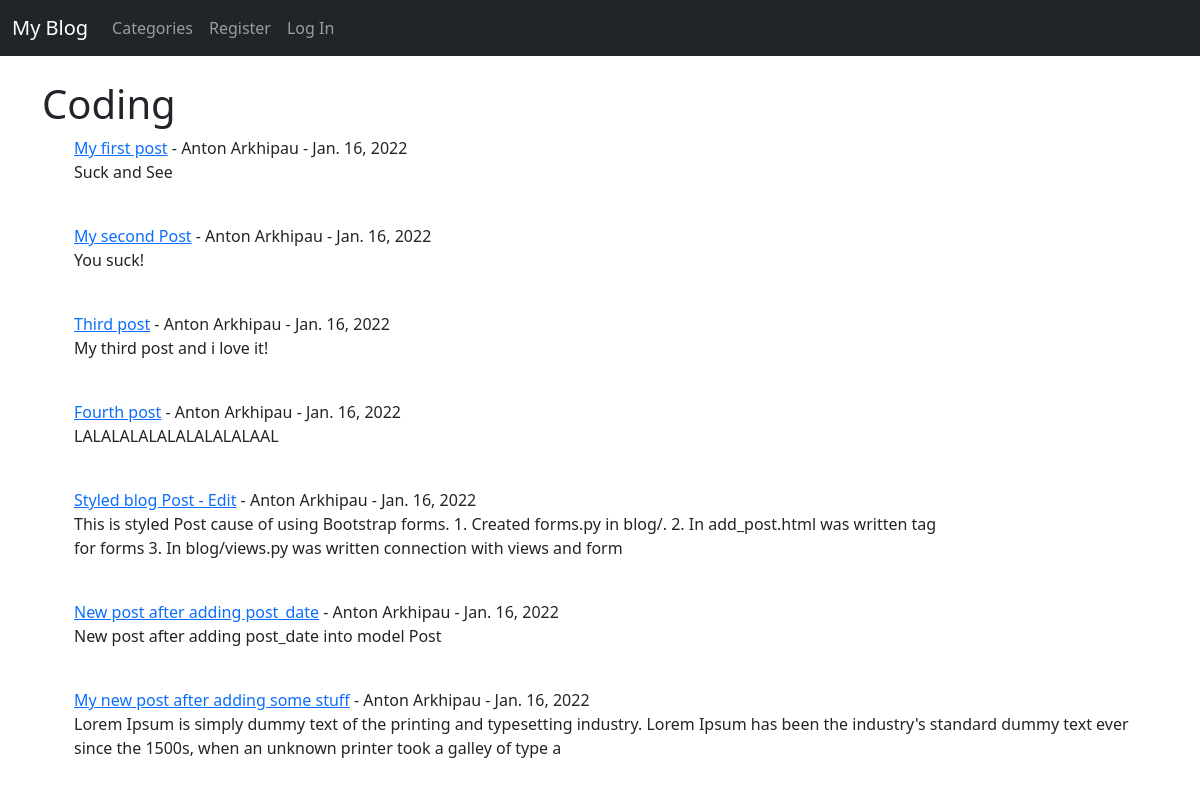
Page /category/coding on the earlier database version.
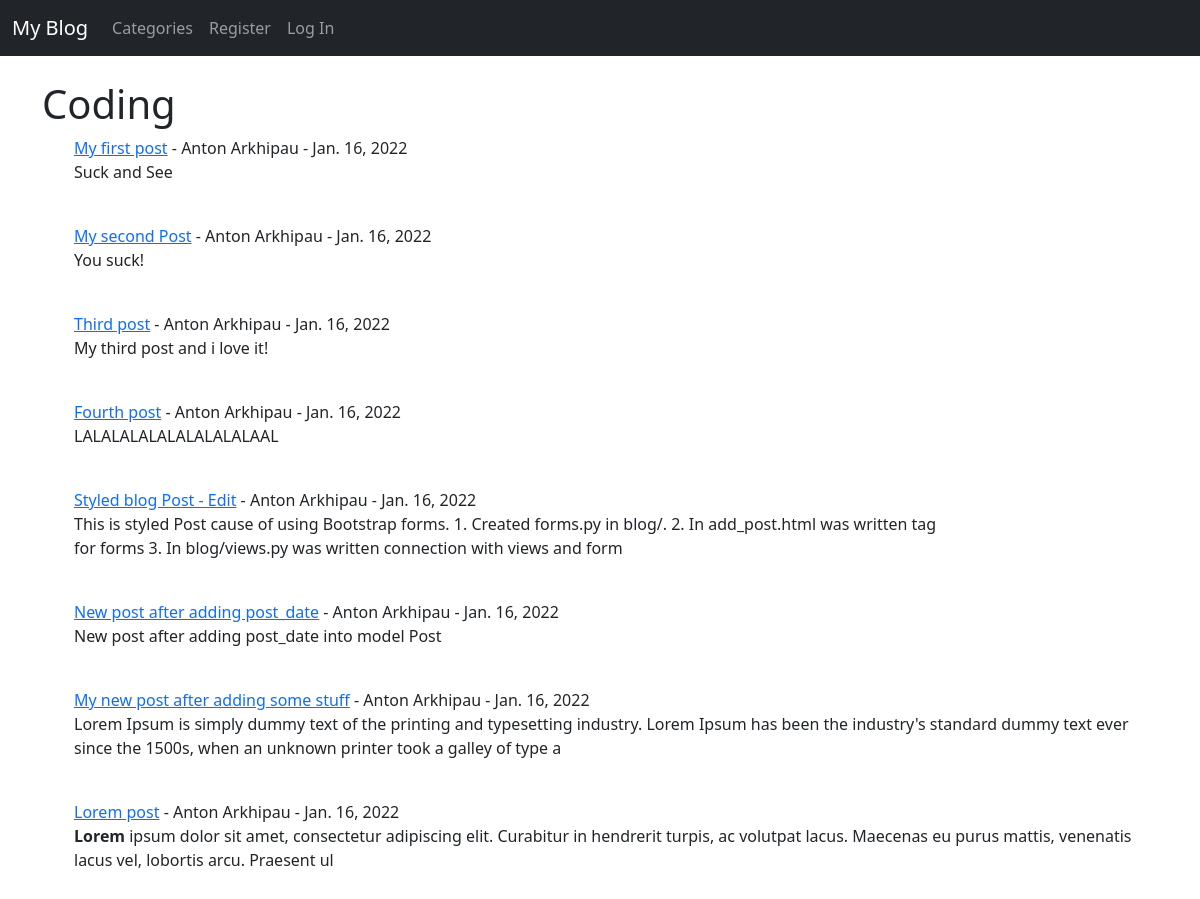
Same page on the later database version.
### blog/models.py (models this page shows, shortened)
class Post(models.Model):
    title = models.CharField(max_length=255) # title Поста, текстовый формат с максимальной длиной 255 символов
    title_tag = models.CharField(max_length=255) # отвечает за название вкладки
    author = models.ForeignKey(User, on_delete=models.CASCADE) # внешний ключ для таблицы User, с каскадным удалением
    body = models.TextField()
    post_date = models.DateField(auto_now_add=True)
    category = models.CharField(max_length=255, default="coding") # поле категории для поста с стандарным значением

### blog/views.py (the view)
# urls.py: path('category/<str:categories>', CategoryView, name='category'),
def CategoryView(request, categories):
    category_posts = Post.objects.filter(category=categories)  # в фильтре category- это поле в таблице Post,
    return render(request, 'categories.html', {'categories': categories.title(), 'category_posts': category_posts})

### blog/templates/categories.html (shortened to what this page needs)
{% extends 'base.html' %}
{% block content %}
    <h1>{{categories}}</h1>
{% if category_posts %}
    {% for post in category_posts %}
            <ul><a href='{% url "article_detail" post.pk %}'>{{ post.title }}</a>
        - {{ post.author.first_name }}
         {{ post.author.last_name }}
         - {{post.post_date}}
         <br>
        {{ post.body |slice:"200"|safe }}</ul>
        <br>
    {% endfor %}
{% else %}
Sorry, this categoty does not exist
{% endif %}
{% endblock %}

Differences in the rows shown:
added Post: title "Lorem post", author.first_name "Anton", author.last_name "Arkhipau", post_date "Jan. 16, 2022", body "Lorem ipsum dolor sit amet, consectetur adipiscing elit. Curabitur in hendrerit turpis, ac volutpat lacus. Maecenas eu purus mattis, venenatis lacus vel, lobortis arcu. Praesent ul"
